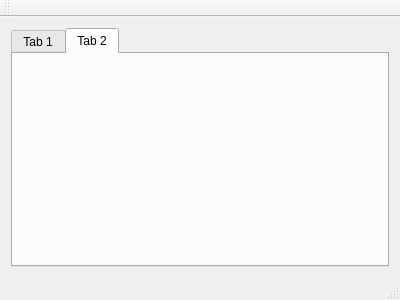
<?xml version="1.0" encoding="UTF-8"?>
<ui version="4.0">
 <class>QmlStyleWindow</class>
 <widget class="QMainWindow" name="QmlStyleWindow">
  <property name="geometry">
   <rect>
    <x>0</x>
    <y>0</y>
    <width>400</width>
    <height>300</height>
   </rect>
  </property>
  <property name="windowTitle">
   <string>QmlStyleWindow</string>
  </property>
  <widget class="QWidget" name="centralWidget">
   <layout class="QVBoxLayout" name="verticalLayout">
    <item>
     <widget class="QTabWidget" name="tabWidget">
      <property name="currentIndex">
       <number>1</number>
      </property>
      <widget class="QWidget" name="tab">
       <attribute name="title">
        <string>Tab 1</string>
       </attribute>
       <layout class="QVBoxLayout" name="verticalLayout_5">
        <item>
         <layout class="QVBoxLayout" name="qvlayout_1"/>
        </item>
       </layout>
      </widget>
      <widget class="QWidget" name="tab_2">
       <attribute name="title">
        <string>Tab 2</string>
       </attribute>
       <layout class="QVBoxLayout" name="verticalLayout_4">
        <item>
         <layout class="QVBoxLayout" name="qvlayout_2"/>
        </item>
       </layout>
      </widget>
     </widget>
    </item>
   </layout>
  </widget>
  <widget class="QMenuBar" name="menuBar">
   <property name="geometry">
    <rect>
     <x>0</x>
     <y>0</y>
     <width>400</width>
     <height>23</height>
    </rect>
   </property>
  </widget>
  <widget class="QToolBar" name="mainToolBar">
   <attribute name="toolBarArea">
    <enum>TopToolBarArea</enum>
   </attribute>
   <attribute name="toolBarBreak">
    <bool>false</bool>
   </attribute>
  </widget>
  <widget class="QStatusBar" name="statusBar"/>
 </widget>
 <layoutdefault spacing="6" margin="11"/>
 <resources/>
 <connections/>
</ui>
